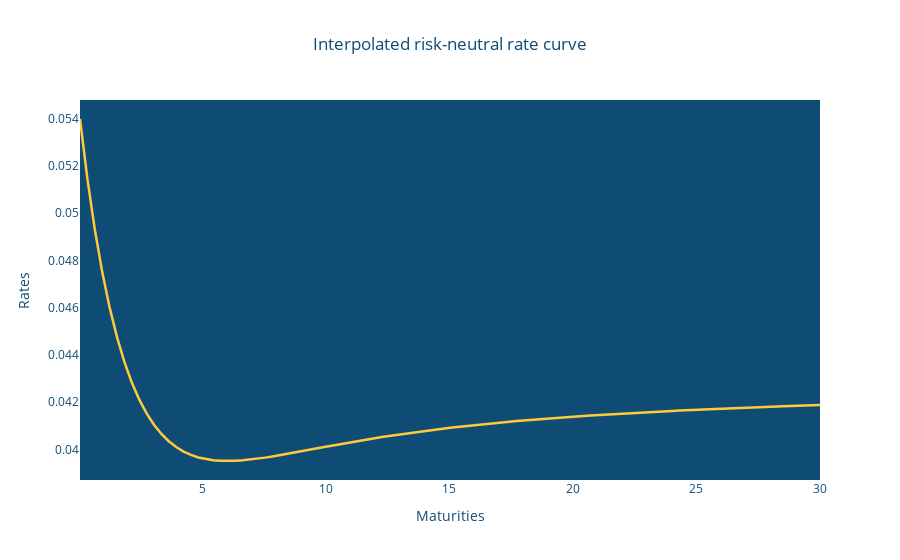

Here is the notebook cell this chart was saved with:
### Code cell
from nelson_siegel_svensson.calibrate import calibrate_ns_ols
import plotly.graph_objects as go
import chart_studio.plotly as py
import plotly.express as px

irx = yf.download("^IRX") # 13 weeks
fvx = yf.download("^FVX") # 5 years
tnx = yf.download("^TNX") # 10 years
tyx = yf.download("^TYX") # 30 years
bonds = [bond['Adj Close'] for bond in [irx, fvx, tnx, tyx]]
bonds = pd.concat(bonds, axis=1).set_axis(['13W', '5Y', '10Y', '30Y'], axis=1)

rates = np.array(bonds.tail(1).values[0]) * 0.01
maturities = np.array([1/4, 5, 10, 30])

curve, status = calibrate_ns_ols(maturities, rates)

print(status)

# Plot the graph to visualize the shape
mats = np.linspace(0.05, 30, 101)
rates = curve(mats)
fig = go.Figure(go.Scatter(x= mats, y = rates, line = dict(color='#ffc93c', width=2.5)))
fig.update_layout(
    font_color="#0f4c75",
    title_text='Interpolated risk-neutral rate curve', 
    title_x=0.5,
)
fig.update_xaxes(title="Maturities")
fig.update_yaxes(title="Rates")
fig.update_layout(plot_bgcolor='#0f4c75')
fig.update_layout(plot_bgcolor='#0f4c75')
fig.update_xaxes(showgrid=False)
fig.update_yaxes(showgrid=False)

### Figure 1 — Plotly figure (JSON) as saved in the notebook; plotly's stock layout.template omitted (floating-point values rounded to 4 significant figures)
{"data": [{"line": {"color": "#ffc93c", "width": 2.5}, "type": "scatter", "x": [0.05, 0.3495, 0.649, 0.9485, 1.248, 1.548, 1.847, 2.146, 2.446, 2.745, 3.045, 3.344, 3.644, 3.943, 4.243, 4.542, 4.842, 5.141, 5.441, 5.74, 6.04, 6.339, 6.639, 6.938, 7.238, 7.537, 7.837, 8.136, 8.436, 8.736, 9.035, 9.335, 9.634, 9.934, 10.23, 10.53, 10.83, 11.13, 11.43, 11.73, 12.03, 12.33, 12.63, 12.93, 13.23, 13.53, 13.83, 14.13, 14.43, 14.73, 15.03, 15.32, 15.62, 15.92, 16.22, 16.52, 16.82, 17.12, 17.42, 17.72, 18.02, 18.32, 18.62, 18.92, 19.22, 19.52, 19.82, 20.12, 20.42, 20.72, 21.02, 21.31, 21.61, 21.91, 22.21, 22.51, 22.81, 23.11, 23.41, 23.71, 24.01, 24.31, 24.61, 24.91, 25.21, 25.51, 25.81, 26.11, 26.41, 26.71, 27.0, 27.3, 27.6, 27.9, 28.2, 28.5, 28.8, 29.1, 29.4, 29.7, 30], "y": [0.05399, 0.05145, 0.04932, 0.04752, 0.04601, 0.04475, 0.04371, 0.04284, 0.04212, 0.04153, 0.04105, 0.04066, 0.04035, 0.0401, 0.03991, 0.03977, 0.03966, 0.03959, 0.03954, 0.03952, 0.03951, 0.03952, 0.03954, 0.03957, 0.03961, 0.03965, 0.0397, 0.03976, 0.03981, 0.03987, 0.03993, 0.03998, 0.04004, 0.0401, 0.04016, 0.04022, 0.04027, 0.04033, 0.04038, 0.04043, 0.04048, 0.04053, 0.04058, 0.04063, 0.04067, 0.04072, 0.04076, 0.0408, 0.04084, 0.04088, 0.04092, 0.04095, 0.04099, 0.04102, 0.04105, 0.04109, 0.04112, 0.04115, 0.04117, 0.0412, 0.04123, 0.04126, 0.04128, 0.04131, 0.04133, 0.04135, 0.04138, 0.0414, 0.04142, 0.04144, 0.04146, 0.04148, 0.0415, 0.04152, 0.04153, 0.04155, 0.04157, 0.04159, 0.0416, 0.04162, 0.04163, 0.04165, 0.04166, 0.04168, 0.04169, 0.0417, 0.04172, 0.04173, 0.04174, 0.04176, 0.04177, 0.04178, 0.04179, 0.0418, 0.04181, 0.04183, 0.04184, 0.04185, 0.04186, 0.04187, 0.04188]}], "layout": {"autosize": true, "font": {"color": "#0f4c75"}, "plot_bgcolor": "#0f4c75", "title": {"text": "Interpolated risk-neutral rate curve", "x": 0.5}, "xaxis": {"autorange": true, "range": [0.05, 30], "showgrid": false, "title": {"text": "Maturities"}, "type": "linear"}, "yaxis": {"autorange": true, "range": [0.03871, 0.0548], "showgrid": false, "title": {"text": "Rates"}, "type": "linear"}}}
